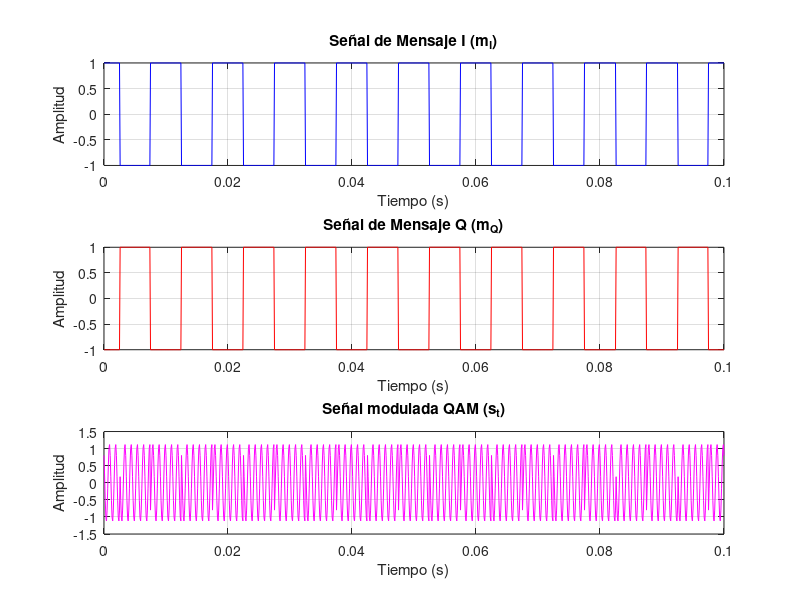
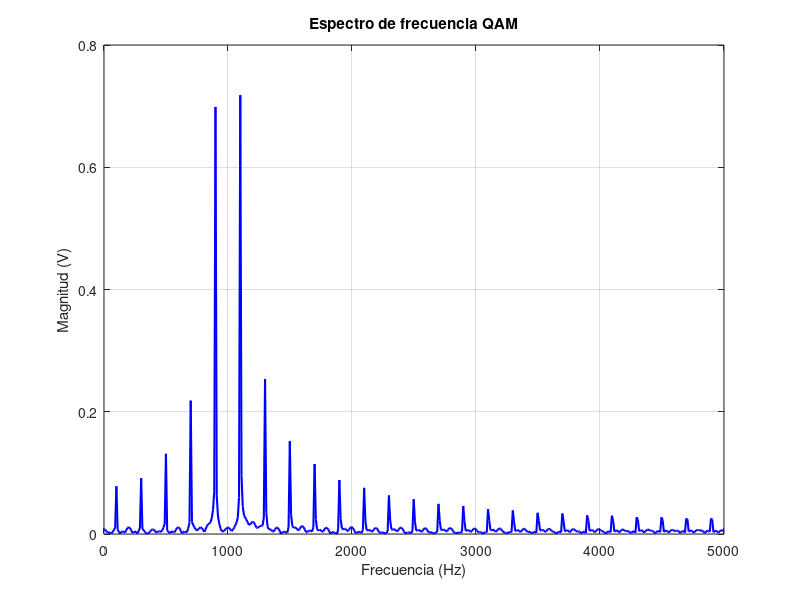

Recreate these plots in MATLAB, in order.
clear
clc
close all hidden
format short

% Parámetros
fs = 10000; % Frecuencia de muestreo
t = 0:1/fs:0.1; % Vector de tiempo

% Señales de mensaje (I y Q)
Am = 1;
fm = 50;
m_I = Am .* (2 .* round(cos(2*pi*fm*t).^2) - 1);
m_Q = Am .* (2 .* round(sin(2*pi*fm*t).^2) - 1);

% Señales portadoras (I y Q)
fc = 1000;
Ac = 0.8;
c_I = Ac .* cos(2*pi*fc*t);
c_Q = Ac .* sin(2*pi*fc*t);

% Modulación QAM
s_I = m_I .* c_I;
s_Q = m_Q .* c_Q;
s_t = s_I + s_Q;

% Visualización en el dominio del tiempo
figure('Name', 'Modulación QAM en el dominio del tiempo')
subplot(3, 1, 1);
plot(t, m_I, 'b');
title('Señal de Mensaje I (m_I)');
xlabel('Tiempo (s)');
ylabel('Amplitud');
grid on;

subplot(3, 1, 2);
plot(t, m_Q, 'r');
title('Señal de Mensaje Q (m_Q)');
xlabel('Tiempo (s)');
ylabel('Amplitud');
grid on;

subplot(3, 1, 3);
plot(t, s_t, 'm');
title('Señal modulada QAM (s_t)');
xlabel('Tiempo (s)');
ylabel('Amplitud');
grid on;

% Espectro de frecuencia
N = length(s_t);      % Número de muestras
Y = fft(s_t) / N;     % Transformada de Fourier
f = fs * (0:(N/2)) / N;   % Eje de frecuencias

figure('Name', 'Espectro de frecuencia QAM')
plot(f, 2 * abs(Y(1:N/2+1)), 'b', 'linewidth', 1.5);
title('Espectro de frecuencia QAM');
xlabel('Frecuencia (Hz)');
ylabel('Magnitud (V)');
grid on;